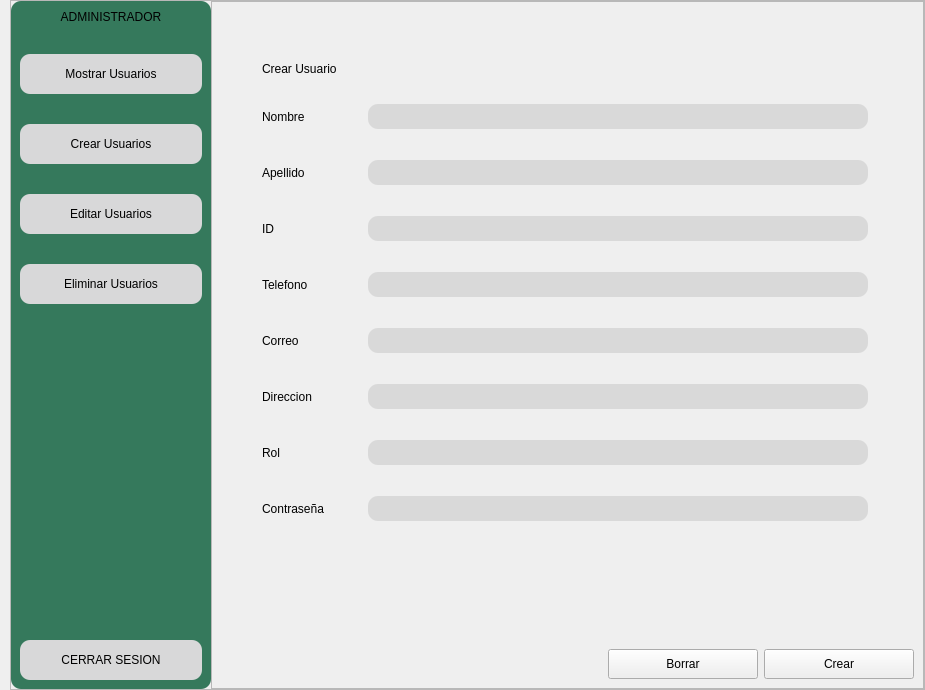
         <widget class="QWidget" name="pgCrearUsuarioAdmin">
          <layout class="QHBoxLayout" name="horizontalLayout_21">
           <property name="spacing">
            <number>0</number>
           </property>
           <property name="leftMargin">
            <number>10</number>
           </property>
           <property name="topMargin">
            <number>0</number>
           </property>
           <property name="rightMargin">
            <number>0</number>
           </property>
           <property name="bottomMargin">
            <number>0</number>
           </property>
           <item>
            <widget class="QFrame" name="frame_15">
             <property name="frameShape">
              <enum>QFrame::StyledPanel</enum>
             </property>
             <property name="frameShadow">
              <enum>QFrame::Raised</enum>
             </property>
             <layout class="QHBoxLayout" name="horizontalLayout_20">
              <property name="spacing">
               <number>0</number>
              </property>
              <property name="leftMargin">
               <number>0</number>
              </property>
              <property name="topMargin">
               <number>0</number>
              </property>
              <property name="rightMargin">
               <number>0</number>
              </property>
              <property name="bottomMargin">
               <number>0</number>
              </property>
              <item>
               <widget class="QFrame" name="frame_16">
                <property name="minimumSize">
                 <size>
                  <width>200</width>
                  <height>0</height>
                 </size>
                </property>
                <property name="maximumSize">
                 <size>
                  <width>200</width>
                  <height>16777215</height>
                 </size>
                </property>
                <property name="styleSheet">
                 <string notr="true">background-color: #35795c;
border-radius:10px;</string>
                </property>
                <property name="frameShape">
                 <enum>QFrame::StyledPanel</enum>
                </property>
                <property name="frameShadow">
                 <enum>QFrame::Raised</enum>
                </property>
                <layout class="QVBoxLayout" name="verticalLayout_20">
                 <property name="spacing">
                  <number>30</number>
                 </property>
                 <item>
                  <widget class="QLabel" name="label_12">
                   <property name="styleSheet">
                    <string notr="true">font: 87 11pt &quot;Arial Black&quot;;</string>
                   </property>
                   <property name="text">
                    <string>ADMINISTRADOR</string>
                   </property>
                   <property name="alignment">
                    <set>Qt::AlignCenter</set>
                   </property>
                  </widget>
                 </item>
                 <item>
                  <widget class="QPushButton" name="btnMostrarUsuarioAdmin1_2">
                   <property name="minimumSize">
                    <size>
                     <width>0</width>
                     <height>40</height>
                    </size>
                   </property>
                   <property name="styleSheet">
                    <string notr="true">QPushButton{
background-color: #d8d8d9;
font: 87 10pt &quot;Arial Black&quot;;
color: rgb(0, 0, 0);
border-radius:10px;

}

QPushButton:hover{
background-color: #c8c8c9;
color: rgb(0, 0, 0);
border-radius:10px;
}</string>
                   </property>
                   <property name="text">
                    <string>Mostrar Usuarios</string>
                   </property>
                  </widget>
                 </item>
                 <item>
                  <widget class="QPushButton" name="btnCrearUsuarioAdmin1_2">
                   <property name="minimumSize">
                    <size>
                     <width>0</width>
                     <height>40</height>
                    </size>
                   </property>
                   <property name="styleSheet">
                    <string notr="true">QPushButton{
background-color: #d8d8d9;
font: 87 10pt &quot;Arial Black&quot;;
color: rgb(0, 0, 0);
border-radius:10px;

}

QPushButton:hover{
background-color: #c8c8c9;
color: rgb(0, 0, 0);
border-radius:10px;
}</string>
                   </property>
                   <property name="text">
                    <string>Crear Usuarios</string>
                   </property>
                  </widget>
                 </item>
                 <item>
                  <widget class="QPushButton" name="btnEditarUsuarioAdmin1_2">
                   <property name="minimumSize">
                    <size>
                     <width>0</width>
                     <height>40</height>
                    </size>
                   </property>
                   <property name="styleSheet">
                    <string notr="true">QPushButton{
background-color: #d8d8d9;
font: 87 10pt &quot;Arial Black&quot;;
color: rgb(0, 0, 0);
border-radius:10px;

}

QPushButton:hover{
background-color: #c8c8c9;
color: rgb(0, 0, 0);
border-radius:10px;
}</string>
                   </property>
                   <property name="text">
                    <string>Editar Usuarios</string>
                   </property>
                  </widget>
                 </item>
                 <item>
                  <widget class="QPushButton" name="btnEliminarUsuarioAdmin1_2">
                   <property name="minimumSize">
                    <size>
                     <width>0</width>
                     <height>40</height>
                    </size>
                   </property>
                   <property name="styleSheet">
                    <string notr="true">QPushButton{
background-color: #d8d8d9;
font: 87 10pt &quot;Arial Black&quot;;
color: rgb(0, 0, 0);
border-radius:10px;

}

QPushButton:hover{
background-color: #c8c8c9;
color: rgb(0, 0, 0);
border-radius:10px;
}</string>
                   </property>
                   <property name="text">
                    <string>Eliminar Usuarios</string>
                   </property>
                  </widget>
                 </item>
                 <item>
                  <spacer name="verticalSpacer_31">
                   <property name="orientation">
                    <enum>Qt::Vertical</enum>
                   </property>
                   <property name="sizeHint" stdset="0">
                    <size>
                     <width>20</width>
                     <height>306</height>
                    </size>
                   </property>
                  </spacer>
                 </item>
                 <item>
                  <widget class="QPushButton" name="btnCerrarSesionAdmin1_2">
                   <property name="minimumSize">
                    <size>
                     <width>0</width>
                     <height>40</height>
                    </size>
                   </property>
                   <property name="styleSheet">
                    <string notr="true">QPushButton{
background-color: #d8d8d9;
font: 87 9pt &quot;Arial Black&quot;;
color: rgb(0, 0, 0);
border-radius:10px;

}

QPushButton:hover{
background-color: #c8c8c9;
color: rgb(0, 0, 0);
border-radius:10px;
}</string>
                   </property>
                   <property name="text">
                    <string>CERRAR SESION</string>
                   </property>
                   <property name="icon">
                    <iconset>
                     <normaloff>Imagenes/logo cerrar sesion.png</normaloff>Imagenes/logo cerrar sesion.png</iconset>
                   </property>
                  </widget>
                 </item>
                </layout>
               </widget>
              </item>
              <item>
               <widget class="QFrame" name="frame_17">
                <property name="styleSheet">
                 <string notr="true">QLineEdit{
background-color: #d9d9d9;
border-radius:10px;
color: rgb(0, 0, 0);
font: 87 11pt &quot;Arial Black&quot;;
}</string>
                </property>
                <property name="frameShape">
                 <enum>QFrame::StyledPanel</enum>
                </property>
                <property name="frameShadow">
                 <enum>QFrame::Raised</enum>
                </property>
                <layout class="QVBoxLayout" name="verticalLayout_31">
                 <property name="spacing">
                  <number>6</number>
                 </property>
                 <property name="leftMargin">
                  <number>50</number>
                 </property>
                 <property name="topMargin">
                  <number>60</number>
                 </property>
                 <property name="rightMargin">
                  <number>9</number>
                 </property>
                 <property name="bottomMargin">
                  <number>9</number>
                 </property>
                 <item>
                  <layout class="QVBoxLayout" name="verticalLayout_29">
                   <item>
                    <layout class="QHBoxLayout" name="horizontalLayout_46">
                     <item>
                      <layout class="QVBoxLayout" name="verticalLayout_22">
                       <item>
                        <widget class="QLabel" name="label_24">
                         <property name="styleSheet">
                          <string notr="true">font: 87 18pt &quot;Arial Black&quot;;</string>
                         </property>
                         <property name="text">
                          <string>Crear Usuario </string>
                         </property>
                        </widget>
                       </item>
                       <item>
                        <spacer name="verticalSpacer_37">
                         <property name="orientation">
                          <enum>Qt::Vertical</enum>
                         </property>
                         <property name="sizeHint" stdset="0">
                          <size>
                           <width>20</width>
                           <height>20</height>
                          </size>
                         </property>
                        </spacer>
                       </item>
                       <item>
                        <layout class="QHBoxLayout" name="horizontalLayout_33">
                         <item>
                          <widget class="QLabel" name="label_33">
                           <property name="minimumSize">
                            <size>
                             <width>100</width>
                             <height>30</height>
                            </size>
                           </property>
                           <property name="maximumSize">
                            <size>
                             <width>100</width>
                             <height>30</height>
                            </size>
                           </property>
                           <property name="styleSheet">
                            <string notr="true">font: 87 11pt &quot;Arial Black&quot;;</string>
                           </property>
                           <property name="text">
                            <string>Nombre</string>
                           </property>
                          </widget>
                         </item>
                         <item>
                          <widget class="QLineEdit" name="nombreCrearUsuarioAdmin">
                           <property name="minimumSize">
                            <size>
                             <width>500</width>
                             <height>25</height>
                            </size>
                           </property>
                           <property name="text">
                            <string/>
                           </property>
                          </widget>
                         </item>
                        </layout>
                       </item>
                       <item>
                        <spacer name="verticalSpacer_39">
                         <property name="orientation">
                          <enum>Qt::Vertical</enum>
                         </property>
                         <property name="sizeHint" stdset="0">
                          <size>
                           <width>20</width>
                           <height>20</height>
                          </size>
                         </property>
                        </spacer>
                       </item>
                       <item>
                        <layout class="QHBoxLayout" name="horizontalLayout_37">
                         <item>
                          <widget class="QLabel" name="label_34">
                           <property name="minimumSize">
                            <size>
                             <width>100</width>
                             <height>30</height>
                            </size>
                           </property>
                           <property name="maximumSize">
                            <size>
                             <width>100</width>
                             <height>30</height>
                            </size>
                           </property>
                           <property name="styleSheet">
                            <string notr="true">font: 87 11pt &quot;Arial Black&quot;;</string>
                           </property>
                           <property name="text">
                            <string>Apellido</string>
                           </property>
                          </widget>
                         </item>
                         <item>
                          <widget class="QLineEdit" name="apellidoCrearUsuarioAdmin">
                           <property name="minimumSize">
                            <size>
                             <width>500</width>
                             <height>25</height>
                            </size>
                           </property>
                          </widget>
                         </item>
                        </layout>
                       </item>
                       <item>
                        <spacer name="verticalSpacer_40">
                         <property name="orientation">
                          <enum>Qt::Vertical</enum>
                         </property>
                         <property name="sizeHint" stdset="0">
                          <size>
                           <width>20</width>
                           <height>20</height>
                          </size>
                         </property>
                        </spacer>
                       </item>
                       <item>
                        <layout class="QHBoxLayout" name="horizontalLayout_38">
                         <item>
                          <widget class="QLabel" name="label_37">
                           <property name="minimumSize">
                            <size>
                             <width>100</width>
                             <height>30</height>
                            </size>
                           </property>
                           <property name="maximumSize">
                            <size>
                             <width>100</width>
                             <height>30</height>
                            </size>
                           </property>
                           <property name="styleSheet">
                            <string notr="true">font: 87 11pt &quot;Arial Black&quot;;</string>
                           </property>
                           <property name="text">
                            <string>ID</string>
                           </property>
                          </widget>
                         </item>
                         <item>
                          <widget class="QLineEdit" name="idCrearUsuarioAdmin">
                           <property name="minimumSize">
                            <size>
                             <width>500</width>
                             <height>25</height>
                            </size>
                           </property>
                          </widget>
                         </item>
                        </layout>
                       </item>
                       <item>
                        <spacer name="verticalSpacer_41">
                         <property name="orientation">
                          <enum>Qt::Vertical</enum>
                         </property>
                         <property name="sizeHint" stdset="0">
                          <size>
                           <width>20</width>
                           <height>20</height>
                          </size>
                         </property>
                        </spacer>
                       </item>
                       <item>
                        <layout class="QHBoxLayout" name="horizontalLayout_39">
                         <item>
                          <widget class="QLabel" name="label_38">
                           <property name="minimumSize">
                            <size>
                             <width>100</width>
                             <height>30</height>
                            </size>
                           </property>
                           <property name="maximumSize">
                            <size>
                             <width>100</width>
                             <height>30</height>
                            </size>
                           </property>
                           <property name="styleSheet">
                            <string notr="true">font: 87 11pt &quot;Arial Black&quot;;</string>
                           </property>
                           <property name="text">
                            <string>Telefono</string>
                           </property>
                          </widget>
                         </item>
                         <item>
                          <widget class="QLineEdit" name="telefonoCrearUsuarioAdmin">
                           <property name="minimumSize">
                            <size>
                             <width>500</width>
                             <height>25</height>
                            </size>
                           </property>
                          </widget>
                         </item>
                        </layout>
                       </item>
                       <item>
                        <spacer name="verticalSpacer_42">
                         <property name="orientation">
                          <enum>Qt::Vertical</enum>
                         </property>
                         <property name="sizeHint" stdset="0">
                          <size>
                           <width>20</width>
                           <height>20</height>
                          </size>
                         </property>
                        </spacer>
                       </item>
                       <item>
                        <layout class="QHBoxLayout" name="horizontalLayout_40">
                         <item>
                          <widget class="QLabel" name="label_39">
                           <property name="minimumSize">
                            <size>
                             <width>100</width>
                             <height>30</height>
                            </size>
                           </property>
                           <property name="maximumSize">
                            <size>
                             <width>100</width>
                             <height>30</height>
                            </size>
                           </property>
                           <property name="styleSheet">
                            <string notr="true">font: 87 11pt &quot;Arial Black&quot;;</string>
                           </property>
                           <property name="text">
                            <string>Correo</string>
                           </property>
                          </widget>
                         </item>
                         <item>
                          <widget class="QLineEdit" name="correoCrearUsuarioAdmin">
                           <property name="minimumSize">
                            <size>
                             <width>500</width>
                             <height>25</height>
                            </size>
                           </property>
                          </widget>
                         </item>
                        </layout>
                       </item>
                       <item>
                        <spacer name="verticalSpacer_43">
                         <property name="orientation">
                          <enum>Qt::Vertical</enum>
                         </property>
                         <property name="sizeHint" stdset="0">
                          <size>
                           <width>20</width>
                           <height>20</height>
                          </size>
                         </property>
                        </spacer>
                       </item>
                       <item>
                        <layout class="QHBoxLayout" name="horizontalLayout_42">
                         <item>
                          <widget class="QLabel" name="label_41">
                           <property name="minimumSize">
                            <size>
                             <width>100</width>
                             <height>30</height>
                            </size>
                           </property>
                           <property name="maximumSize">
                            <size>
                             <width>100</width>
                             <height>30</height>
                            </size>
                           </property>
                           <property name="styleSheet">
                            <string notr="true">font: 87 11pt &quot;Arial Black&quot;;</string>
                           </property>
                           <property name="text">
                            <string>Direccion</string>
                           </property>
                          </widget>
                         </item>
                         <item>
                          <widget class="QLineEdit" name="direccionCrearUsuarioAdmin">
                           <property name="minimumSize">
                            <size>
                             <width>500</width>
                             <height>25</height>
                            </size>
                           </property>
                          </widget>
                         </item>
                        </layout>
                       </item>
                       <item>
                        <spacer name="verticalSpacer_45">
                         <property name="orientation">
                          <enum>Qt::Vertical</enum>
                         </property>
                         <property name="sizeHint" stdset="0">
                          <size>
                           <width>20</width>
                           <height>20</height>
                          </size>
                         </property>
                        </spacer>
                       </item>
                       <item>
                        <layout class="QHBoxLayout" name="horizontalLayout_43">
                         <item>
                          <widget class="QLabel" name="label_42">
                           <property name="minimumSize">
                            <size>
                             <width>100</width>
                             <height>30</height>
                            </size>
                           </property>
                           <property name="maximumSize">
                            <size>
                             <width>100</width>
                             <height>30</height>
                            </size>
                           </property>
                           <property name="styleSheet">
                            <string notr="true">font: 87 11pt &quot;Arial Black&quot;;</string>
                           </property>
                           <property name="text">
                            <string>Rol</string>
                           </property>
                          </widget>
                         </item>
                         <item>
                          <widget class="QLineEdit" name="rolCrearUsuarioAdmin">
                           <property name="minimumSize">
                            <size>
                             <width>500</width>
                             <height>25</height>
                            </size>
                           </property>
                          </widget>
                         </item>
                        </layout>
                       </item>
                       <item>
                        <spacer name="verticalSpacer_44">
                         <property name="orientation">
                          <enum>Qt::Vertical</enum>
                         </property>
                         <property name="sizeHint" stdset="0">
                          <size>
                           <width>20</width>
                           <height>20</height>
                          </size>
                         </property>
                        </spacer>
                       </item>
                       <item>
                        <layout class="QHBoxLayout" name="horizontalLayout_45">
                         <item>
                          <widget class="QLabel" name="label_44">
                           <property name="minimumSize">
                            <size>
                             <width>100</width>
                             <height>30</height>
                            </size>
                           </property>
                           <property name="maximumSize">
                            <size>
                             <width>100</width>
                             <height>30</height>
                            </size>
                           </property>
                           <property name="styleSheet">
                            <string notr="true">font: 87 11pt &quot;Arial Black&quot;;</string>
                           </property>
                           <property name="text">
                            <string>Contraseña</string>
                           </property>
                          </widget>
                         </item>
                         <item>
                          <widget class="QLineEdit" name="contrasenaCrearUsuarioAdmin">
                           <property name="minimumSize">
                            <size>
                             <width>500</width>
                             <height>25</height>
                            </size>
                           </property>
                          </widget>
                         </item>
                        </layout>
                       </item>
                      </layout>
                     </item>
                     <item>
                      <spacer name="horizontalSpacer_19">
                       <property name="orientation">
                        <enum>Qt::Horizontal</enum>
                       </property>
                       <property name="sizeHint" stdset="0">
                        <size>
                         <width>40</width>
                         <height>20</height>
                        </size>
                       </property>
                      </spacer>
                     </item>
                    </layout>
                   </item>
                   <item>
                    <spacer name="verticalSpacer_29">
                     <property name="orientation">
                      <enum>Qt::Vertical</enum>
                     </property>
                     <property name="sizeHint" stdset="0">
                      <size>
                       <width>20</width>
                       <height>40</height>
                      </size>
                     </property>
                    </spacer>
                   </item>
                  </layout>
                 </item>
                 <item>
                  <layout class="QHBoxLayout" name="horizontalLayout_44">
                   <item>
                    <widget class="QLabel" name="labelInfoCrearUsuarioAdmin">
                     <property name="minimumSize">
                      <size>
                       <width>300</width>
                       <height>30</height>
                      </size>
                     </property>
                     <property name="styleSheet">
                      <string notr="true">font: 87 10pt &quot;Arial Black&quot;;</string>
                     </property>
                     <property name="text">
                      <string/>
                     </property>
                    </widget>
                   </item>
                   <item>
                    <spacer name="horizontalSpacer_17">
                     <property name="orientation">
                      <enum>Qt::Horizontal</enum>
                     </property>
                     <property name="sizeHint" stdset="0">
                      <size>
                       <width>40</width>
                       <height>20</height>
                      </size>
                     </property>
                    </spacer>
                   </item>
                   <item>
                    <widget class="QPushButton" name="btnBorrarCrearUsuarioAdmin">
                     <property name="minimumSize">
                      <size>
                       <width>150</width>
                       <height>30</height>
                      </size>
                     </property>
                     <property name="maximumSize">
                      <size>
                       <width>150</width>
                       <height>30</height>
                      </size>
                     </property>
                     <property name="styleSheet">
                      <string notr="true">font: 87 13pt &quot;Arial Black&quot;;
color: rgb(0, 0, 0);</string>
                     </property>
                     <property name="text">
                      <string>Borrar</string>
                     </property>
                    </widget>
                   </item>
                   <item>
                    <widget class="QPushButton" name="btnCrearUsuarioAdmin">
                     <property name="minimumSize">
                      <size>
                       <width>150</width>
                       <height>30</height>
                      </size>
                     </property>
                     <property name="maximumSize">
                      <size>
                       <width>150</width>
                       <height>30</height>
                      </size>
                     </property>
                     <property name="styleSheet">
                      <string notr="true">font: 87 13pt &quot;Arial Black&quot;;
color: rgb(0, 0, 0);</string>
                     </property>
                     <property name="text">
                      <string>Crear</string>
                     </property>
                    </widget>
                   </item>
                  </layout>
                 </item>
                </layout>
               </widget>
              </item>
             </layout>
            </widget>
           </item>
          </layout>
         </widget>
